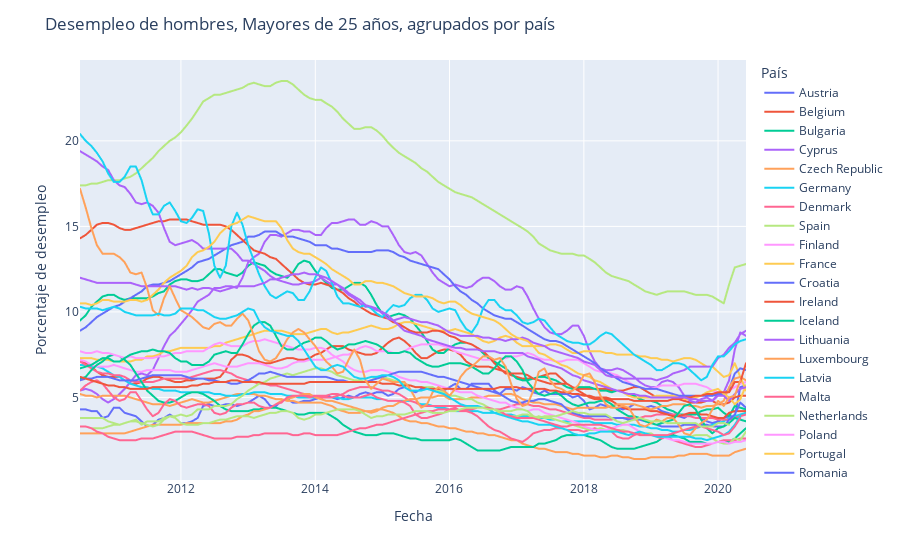

Notebook code for this chart:
### Code cell
fig = px.line(total_M_y25_74, x="Date", y="Value", color="country")
fig.update_layout(title="Desempleo de hombres, Mayores de 25 años, agrupados por país",
                  yaxis_title="Porcentaje de desempleo",
                  xaxis_title="Fecha",
                  legend_title="País")
fig.write_html("img7.html")
fig.show()
